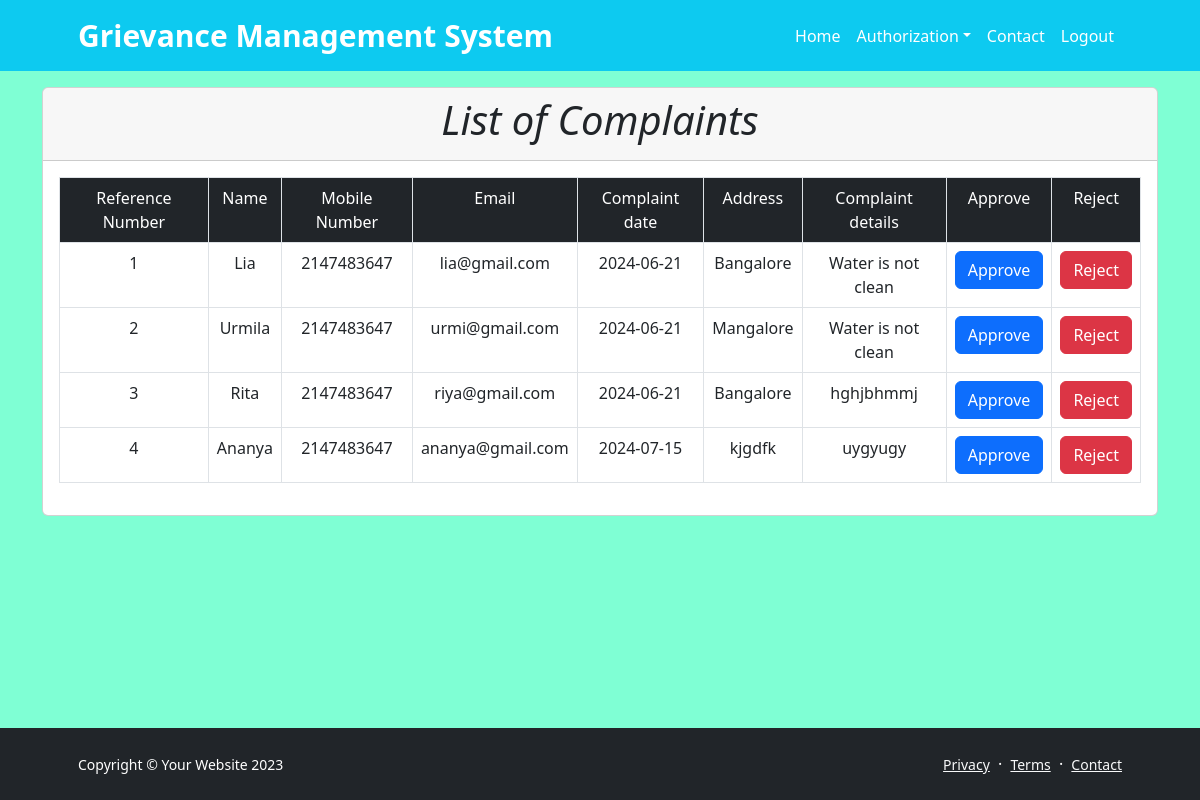
Page /w1.php on the committed database.
### tables this page shows
CREATE TABLE `comp1` (
  `num` int(11) NOT NULL,
  `username` varchar(30) NOT NULL,
  `mobnum` int(12) NOT NULL,
  `email` varchar(30) NOT NULL,
  `comdate` date NOT NULL,
  `uaddress` varchar(40) NOT NULL,
  `comdetails` varchar(40) NOT NULL,
  `upload` blob NOT NULL
);

### w1.php (the view, shortened to what this page needs)
<?php
require_once('config/db.php');
$query="SELECT * from comp1";
$result=mysqli_query($con,$query);
?>
<!DOCTYPE html>
<html lang="en">
<head>
    <link rel="stylesheet" type="text/css" href="css/custom.css" />
    <link href="https://cdn.jsdelivr.net/npm/bootstrap-icons@1.5.0/font/bootstrap-icons.css" rel="stylesheet" />
    <link href="css/styles.css" rel="stylesheet" />
</head>
<body class="d-flex flex-column" style="background-color: aquamarine;">
    <main class="flex-shrink-0">
        <nav class="navbar navbar-expand-lg navbar-dark bg-info">
            <div class="container px-5">
                <a class="navbar-brand" href="index.html"><b>Grievance Management System</b></a>
                <div class="collapse navbar-collapse" id="navbarSupportedContent">
                    <ul class="navbar-nav ms-auto mb-2 mb-lg-0">
                        <li class="nav-item"><a class="nav-link" href="index.html">Home</a></li>
                        <li class="nav-item dropdown">
                            <a class="nav-link dropdown-toggle" id="navbarDropdownBlog" href="#" role="button"
                                data-bs-toggle="dropdown" aria-expanded="false" onclick="click">Authorization</a>
                        </li>
                        <li class="nav-item"><a class="nav-link" href="contact.html">Contact</a></li>
                        <li class="nav-item"><a class="nav-link" href="http://localhost/WLCM/front.html">Logout</a>
                        </li>
                    </ul>
                </div>
            </div>
        </nav>
        <div class="container">
            <div class="row mt-2">
                <div class="col">
                    <div class="card mt-2">
                        <div class="card-header">
                            <h2 class="display-6 text-center"><i> List of Complaints</i></h2>
                         </div>
                         <div class="card-body">
                            <table class="table table-bordered text-center">
                                <tr class="bg-dark text-white">
                                    <td>Reference Number</td>
                                    <td>Name</td>
                                    <td>Mobile Number</td>
                                    <td>Email</td>
                                    <td>Complaint date</td>
                                    <td>Address</td>
                                    <td>Complaint details</td>
                                    <td>Approve</td>
                                    <td>Reject</td>
                                  </tr>
                                  <tr>
                                    <?php
                                    while($row=mysqli_fetch_assoc($result))
                                    {
                                      ?>
                                      <td><?php echo $row['num']; ?></td>
                                      <td><?php echo $row['username']; ?></td>
                                      <td><?php echo $row['mobnum']; ?></td>
                                      <td><?php echo $row['email']; ?></td>
                                      <td><?php echo $row['comdate']; ?></td>
                                      <td><?php echo $row['uaddress']; ?></td>
                                      <td><?php echo $row['comdetails']; ?></td>
                                      <td><a href="#" class="btn btn-primary" onclick="app(this)">Approve</td>
                                      <td><a href="#" class="btn btn-danger" onclick="re(this)">Reject</td>
                                     </tr>
                                      <?php
                                    }
                                    ?>
                             </table>
                         </div>
                                </div>
                                </div>
                                </div>
                                </div>
    </main>
    <footer class="bg-dark py-4 mt-auto">
        <div class="container px-5">
            <div class="row align-items-center justify-content-between flex-column flex-sm-row">
                <div class="col-auto">
                    <div class="small m-0 text-white">Copyright &copy; Your Website 2023</div>
                </div>
                <div class="col-auto">
                    <a class="link-light small" href="#!">Privacy</a>
                    <span class="text-white mx-1">&middot;</span>
                    <a class="link-light small" href="#!">Terms</a>
                    <span class="text-white mx-1">&middot;</span>
                    <a class="link-light small" href="#!">Contact</a>
                </div>
            </div>
        </div>
    </footer>
</body>
</html>

### rows in the picture
comp1: num "1", username "Lia", mobnum "2147483647", email "lia@gmail.com", comdate "2024-06-21", uaddress "Bangalore", comdetails "Water is not clean"
comp1: num "2", username "Urmila", mobnum "2147483647", email "urmi@gmail.com", comdate "2024-06-21", uaddress "Mangalore", comdetails "Water is not clean"
comp1: num "3", username "Rita", mobnum "2147483647", email "riya@gmail.com", comdate "2024-06-21", uaddress "Bangalore", comdetails "hghjbhmmj"
comp1: num "4", username "Ananya", mobnum "2147483647", email "ananya@gmail.com", comdate "2024-07-15", uaddress "kjgdfk", comdetails "uygyugy"
